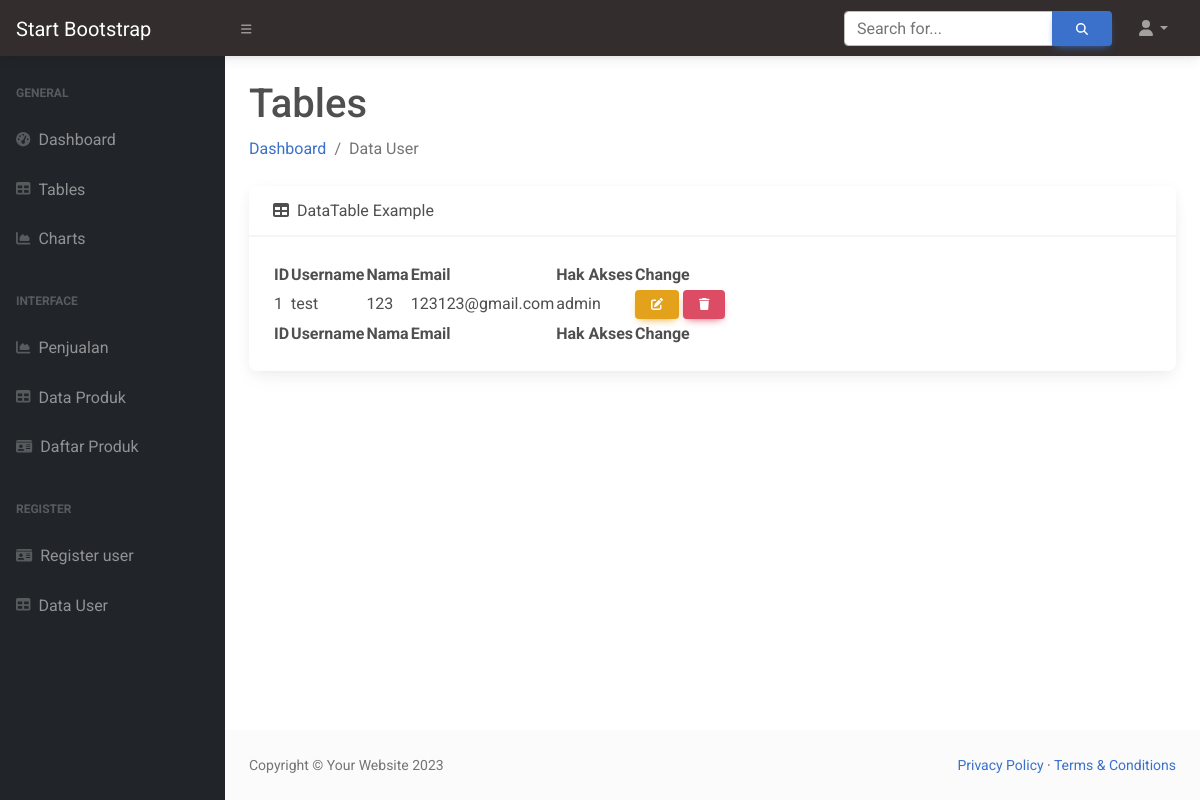
The app's page /admin/dashboard/user/data-user.php (signed in) with its own data.
### tables this page shows
CREATE TABLE `user` (
  `id_user` int(11) NOT NULL,
  `username` varchar(100) NOT NULL,
  `password` varchar(100) NOT NULL,
  `nama` varchar(50) NOT NULL,
  `email` varchar(50) NOT NULL,
  `hak_akses` varchar(30) NOT NULL
);

### admin/dashboard/user/data-user.php (the view, shortened to what this page needs)
<!DOCTYPE html>
<html lang="en">
<head>
        <?php include ("../../../admin/dashboard/header.php"); ?>
    </head>
    <body class="sb-nav-fixed">
        <?php include ("../../../admin/dashboard/navbar.php"); ?>
            <div id="layoutSidenav_content">
            <main>
                    <div class="container-fluid px-4">
                        <h1 class="mt-4">Tables</h1>
                        <ol class="breadcrumb mb-4">
                            <li class="breadcrumb-item"><a href="index.html">Dashboard</a></li>
                            <li class="breadcrumb-item active">Data User</li>
                        </ol>
                        <div class="card mb-4">
                            <div class="card-header">
                                <i class="fas fa-table me-1"></i>
                                DataTable Example
                            </div>
                            <div class="card-body">
                                <table id="datatablesSimple">
                                    <thead>
                                        <tr>
                                            <th>ID</th>
                                            <th>Username</th>
                                            <th>Nama</th>
                                            <th>Email</th>
                                            <th>Hak Akses</th>
                                            <th>Change</th>
                                        </tr>
                                    </thead>
                                    <tfoot>
                                        <tr>
                                            <th>ID</th>
                                            <th>Username</th>
                                            <th>Nama</th>
                                            <th>Email</th>
                                            <th>Hak Akses</th>
                                            <th>Change</th>
                                        </tr>
                                    </tfoot>
                                    <tbody>
                                        <?php
                                            require_once("../../../admin/dashboard/conn.php");
                                            $no = 1;
                                            $query = "SELECT * FROM user";
                                            $stmt = $conn->query($query);
                                            while ($row = $stmt->fetch(PDO::FETCH_ASSOC)) {
                                        ?>
                                        <tr>
                                            <td><?= $no++; ?></td>
                                            <td><?= $row['username']; ?></td>
                                            <td><?= $row['nama']; ?></td>
                                            <td><?= $row['email']; ?></td>
                                            <td><?= $row['hak_akses']; ?></td>
                                            <td>
                                                <a class="btn btn-warning btn-sm" type="button" href="edit-user.php?id_user=<?= $row['id_user']; ?>"><i class="fa-solid fa-pen-to-square"></i></a>
                                                <a class="btn btn-danger btn-sm" type="button" onclick="return confirm('Data akan di Hapus?')" href="hapus-user.php?id_user=<?= $row['id_user']; ?>"><i class="fa-solid fa-trash"></i></a>
                                            </td>
                                        </tr>
                                    <?php
                                        }
                                    ?>
                                    </tbody>
                                </table>
                            </div>
                        </div>
                    </div>
                </main>
                <?php include ("../../../admin/dashboard/footer.php"); ?>
            </div>
        </div>
    </body>
</html>

### records on screen
user: username "test", nama "123", email "123123@gmail.com", hak_akses "admin"
